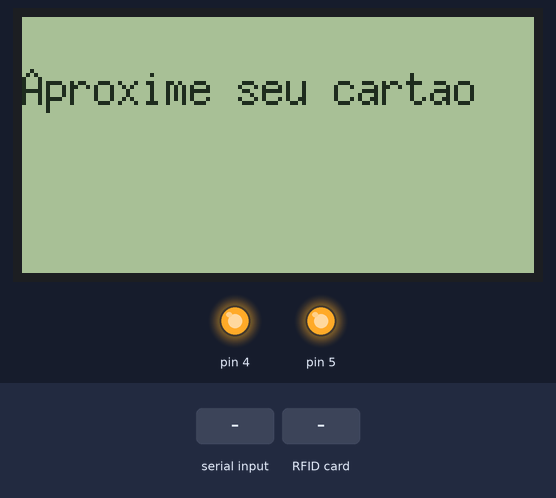
The sketch below on a simulated Arduino Uno, built with avr-gcc and run on an emulated ATmega328P. Shown: 128×64 one-colour display, output pins drawn as LEDs (lit = HIGH). Inputs (shaded band) come from the test bench. Pins used as bus, display or sensor lines are not drawn; what the sketch prints to the serial monitor is not drawn.

Above: at 1.8 s.
1.9 s: "open" received over Serial
At 3.4 s:
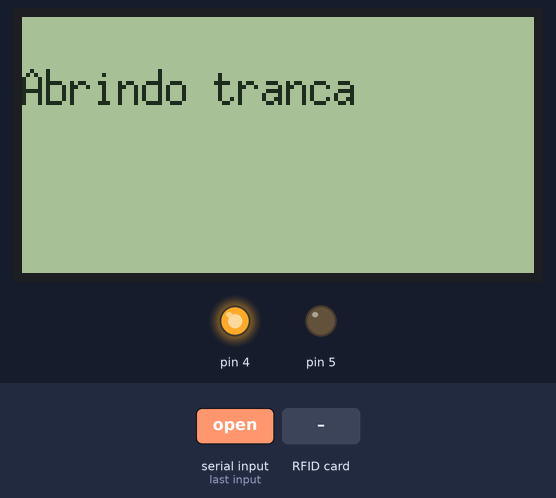
6.3 s: RFID card 5E 7A 19 C4 held to the reader
At 8.6 s:
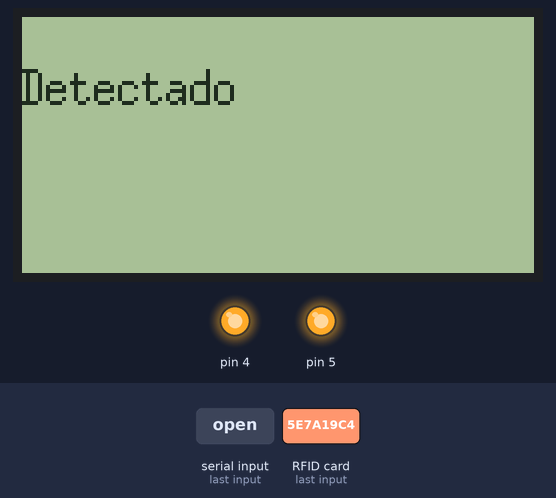
10.7 s: "cad" received over Serial
At 12.8 s:
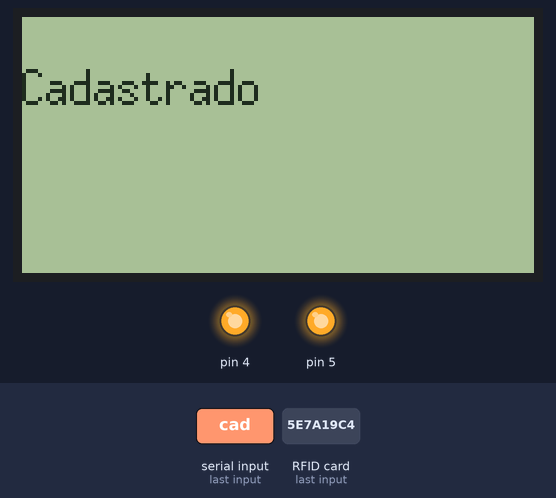
15.1 s: "block" received over Serial
At 17.0 s:
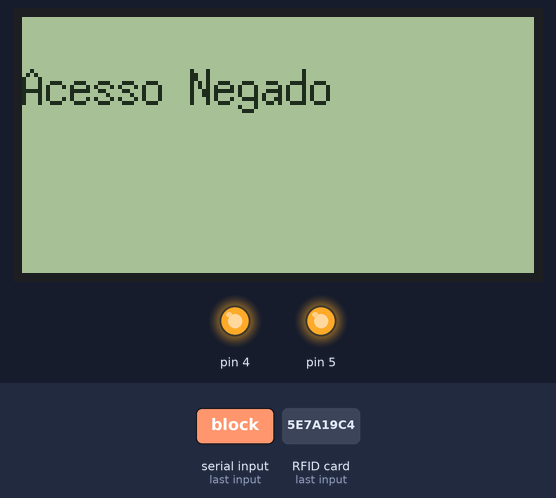
Timing chart, 0 to 18.5 s (numbered marks = the images above; inputs shaded):
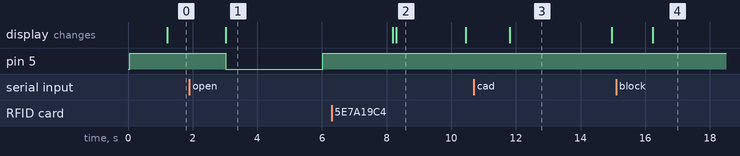

The sketch:

rfid_read.ino
```cpp
#include <SPI.h>
#include <MFRC522.h>
#include "U8glib.h"

U8GLIB_ST7920_128X64_1X u8g(8, 7, 6);

constexpr uint8_t RST_PIN = 9;
constexpr uint8_t SS_PIN = 10;

MFRC522 mfrc522(SS_PIN, RST_PIN);

String in;
int pin;
int status;
String lcdout;
String tt;


void draw(String msg) {
u8g.firstPage();
  do {
  u8g.setFont(u8g_font_6x13);

  u8g.drawStr( 0, 22, msg.c_str());
   } while( u8g.nextPage() );
}


void setup() {
  Serial.begin(9600);
  SPI.begin();
  mfrc522.PCD_Init();


lcdout = ("Aproxime seu cartao");

pinMode(5, OUTPUT);
pinMode(4, OUTPUT);
digitalWrite(5, HIGH);
digitalWrite(4, HIGH);
}


void loop() {


in = Serial.readString();

tt = in.c_str();

in.trim();

if(in == "open"){

    draw("Abrindo tranca");
    digitalWrite(5, LOW);
    delay(3000);
    digitalWrite(5, HIGH);

    delay(2000);
     }else if(in == "cad"){
      draw("Cadastrado");
      delay(3000);
    }else if(in == "block"){
      draw("Acesso Negado");
      delay(3000);
    }


  MFRC522::MIFARE_Key key;
  for (byte i = 0; i < 6; i++) key.keyByte[i] = 0xFF;

  //some variables we need
  byte block;
  byte len;
  MFRC522::StatusCode status;

  //-------------------------------------------


    draw(lcdout);


  // Look for new cards
  if ( ! mfrc522.PICC_IsNewCardPresent()) {
    return;
  }

  // Select one of the cards
  if ( ! mfrc522.PICC_ReadCardSerial()) {
    return;
  }


  //-------------------------------------------
draw("Detectado");


 // mfrc522.PICC_DumpDetailsToSerial(&(mfrc522.uid)); //dump some details about the card

  String conteudo = "";
  //byte letra;
  int tam;
  for (byte i = 0; i < mfrc522.uid.size; i++)
  {
    //Serial.print(mfrc522.uid.uidByte[i] < 0x10 ? " 0" : " ");
   // Serial.print(mfrc522.uid.uidByte[i], HEX);
    conteudo.concat(String(mfrc522.uid.uidByte[i]<0x10 ? " 0" : ""));
    conteudo.concat(String(mfrc522.uid.uidByte[i], HEX));
  }
  tam = conteudo.length();
  //Serial.println(tam);
  Serial.println(conteudo);
 // lcdout = conteudo;
 //draw(conteudo);


  byte buffer1[18];

  block = 4;
  len = 18;

  //------------------------------------------- GET FIRST NAME
  status = mfrc522.PCD_Authenticate(MFRC522::PICC_CMD_MF_AUTH_KEY_A, 4, &key, &(mfrc522.uid)); //line 834 of MFRC522.cpp file
  if (status != MFRC522::STATUS_OK) {
   // Serial.print(F("Authentication failed: "));
   // Serial.println(mfrc522.GetStatusCodeName(status));
    return;
  }

  status = mfrc522.MIFARE_Read(block, buffer1, &len);
  if (status != MFRC522::STATUS_OK) {
  //  Serial.print(F("Reading failed: "));
  // Serial.println(mfrc522.GetStatusCodeName(status));
    return;
  }

  //PRINT FIRST NAME
 // for (uint8_t i = 0; i < 16; i++)
 // {
  //  if (buffer1[i] != 32)
  //  {
  //    Serial.write(buffer1[i]);
  //  }
 // }
 // Serial.print(" ");

  //---------------------------------------- GET LAST NAME

  byte buffer2[18];
  block = 1;

  status = mfrc522.PCD_Authenticate(MFRC522::PICC_CMD_MF_AUTH_KEY_A, 1, &key, &(mfrc522.uid)); //line 834
  if (status != MFRC522::STATUS_OK) {
   // Serial.print(F("Authentication failed: "));
   // Serial.println(mfrc522.GetStatusCodeName(status));
    return;
  }

  status = mfrc522.MIFARE_Read(block, buffer2, &len);
  if (status != MFRC522::STATUS_OK) {
   // Serial.print(F("Reading failed: "));
    //Serial.println(mfrc522.GetStatusCodeName(status));
    return;
  }

  //PRINT LAST NAME
 // for (uint8_t i = 0; i < 16; i++) {
   // Serial.write(buffer2[i] );
//  }


  //----------------------------------------

  //Serial.println(F("\n**End Reading**\n"));

  delay(1000); //change value if you want to read cards faster


  mfrc522.PICC_HaltA();
  mfrc522.PCD_StopCrypto1();
}
//*****************************************************************************************//
```

Measured:
- after the input at 1.9 s, pin 5: HIGH → LOW after 1.1 s, → HIGH 3.0 s later; the display: changes after 1.1 s (image 1)
- after the input at 6.3 s, the display: first differs from a run without the input after 2.0 s (image 2)
- after the input at 10.7 s, the display: changes after 1.1 s (image 3)
- after the input at 15.1 s, the display: changes after 1.1 s (image 4)
- what the display in image 2 shows lasts 2.2 s, from 8.3 s to 10.5 s
- what the display in image 3 shows lasts 3.2 s, from 11.8 s to 15.0 s
